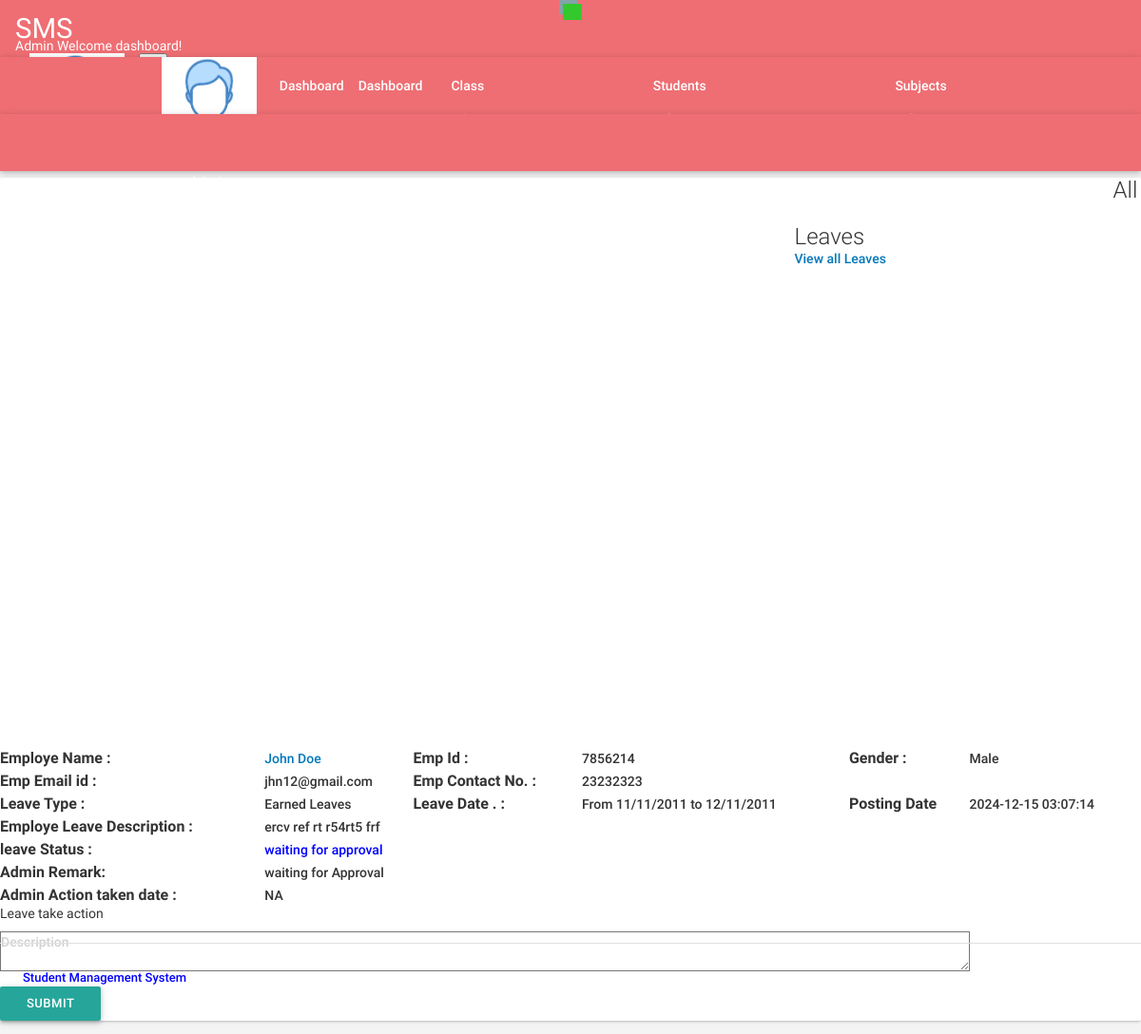
The page /studentms/admin/leave-details.php?leaveid=16 (signed in) on the database as committed earlier.
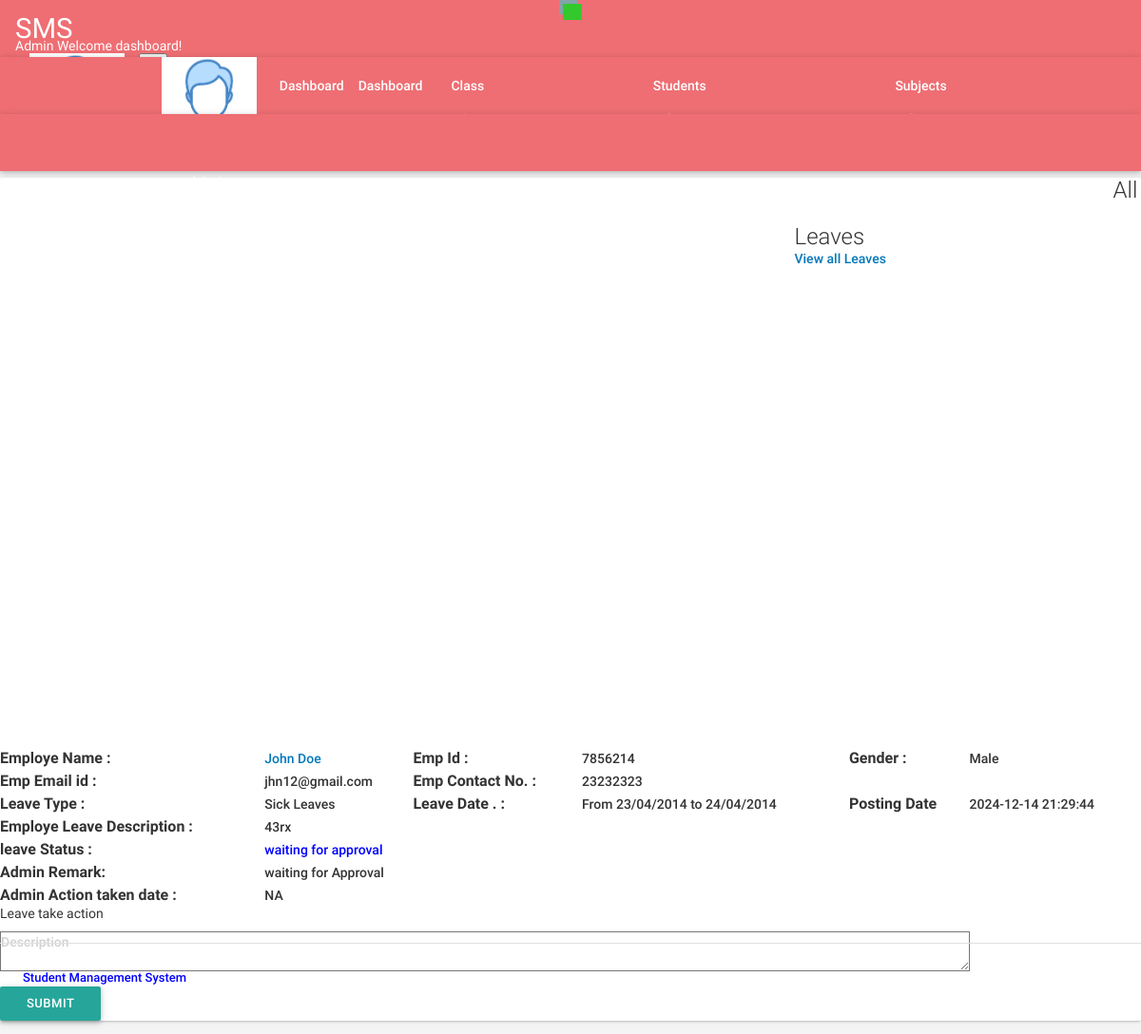
The same page on the database as committed later.
### tables this page shows
CREATE TABLE IF NOT EXISTS `tblleaves` (
  `id` int NOT NULL AUTO_INCREMENT,
  `LeaveType` varchar(110) DEFAULT NULL,
  `ToDate` varchar(120) DEFAULT NULL,
  `FromDate` varchar(120) DEFAULT NULL,
  `Description` mediumtext,
  `PostingDate` timestamp NULL DEFAULT CURRENT_TIMESTAMP,
  `AdminRemark` mediumtext,
  `AdminRemarkDate` varchar(120) DEFAULT NULL,
  `Status` int DEFAULT NULL,
  `IsRead` int DEFAULT NULL,
  `empid` int DEFAULT NULL,
  PRIMARY KEY (`id`),
  KEY `empid` (`empid`)
);

CREATE TABLE IF NOT EXISTS `tblemployees` (
  `id` int NOT NULL AUTO_INCREMENT,
  `EmpId` varchar(100) NOT NULL,
  `FirstName` varchar(150) DEFAULT NULL,
  `LastName` varchar(150) DEFAULT NULL,
  `EmailId` varchar(200) DEFAULT NULL,
  `Password` varchar(180) DEFAULT NULL,
  `Gender` varchar(100) DEFAULT NULL,
  `Dob` varchar(100) DEFAULT NULL,
  `Department` varchar(255) DEFAULT NULL,
  `Address` varchar(255) DEFAULT NULL,
  `City` varchar(200) DEFAULT NULL,
  `Country` varchar(150) DEFAULT NULL,
  `Phonenumber` char(11) DEFAULT NULL,
  `Status` int DEFAULT NULL,
  `RegDate` timestamp NULL DEFAULT CURRENT_TIMESTAMP,
  PRIMARY KEY (`id`)
);

### studentms/admin/leave-details.php (the view, shortened to what the changed rows need)
<?php
include('includes/dbconnection.php');
if(strlen($_SESSION['sturecmsaid'])==0)
    {
header('location:index.php');
}
else{
 ?>
<!DOCTYPE html>
<html lang="en">
    <head>
        <link type="text/css" rel="stylesheet" href="../assets/plugins/materialize/css/materialize.min.css"/>
        <link href="../assets/plugins/material-preloader/css/materialPreloader.min.css" rel="stylesheet">
        <link href="../assets/plugins/datatables/css/jquery.dataTables.min.css" rel="stylesheet">
                <link href="../assets/plugins/google-code-prettify/prettify.css" rel="stylesheet" type="text/css"/>
        <link href="../assets/css/alpha.min.css" rel="stylesheet" type="text/css"/>
        <link href="../assets/css/custom.css" rel="stylesheet" type="text/css"/>
    <link rel="stylesheet" href="vendors/simple-line-icons/css/simple-line-icons.css">
    <link rel="stylesheet" href="vendors/flag-icon-css/css/flag-icon.min.css">
    <link rel="stylesheet" href="vendors/css/vendor.bundle.base.css">
    <link rel="stylesheet" href="./vendors/daterangepicker/daterangepicker.css">
    <link rel="stylesheet" href="./vendors/chartist/chartist.min.css">
    <link rel="stylesheet" href="./css/style.css">
    </head>
    <body>
    <div class="container-scroller">
      <div class="container-fluid page-body-wrapper">
        <div class="main-panel">
          <div class="content-wrapper">
            <div class="row">
              <div class="col-md-12 grid-margin stretch-card">
                <div class="card">
                  <div class="card-body">
                    <div class="d-sm-flex align-items-center mb-4">
                      <h4 class="card-title mb-sm-0">All Leaves</h4>
                      <a href="#" class="text-dark ml-auto mb-3 mb-sm-0"> View all Leaves</a>
                    </div>
                                <div class="table-responsive border rounded p-1">
                                <table class="table">
                                    <tbody>
<?php
$lid=intval($_GET['leaveid']);
$sql = "SELECT tblleaves.id as lid,tblemployees.FirstName,tblemployees.LastName,tblemployees.EmpId,tblemployees.id,tblemployees.Gender,tblemployees.Phonenumber,tblemployees.EmailId,tblleaves.LeaveType,tblleaves.ToDate,tblleaves.FromDate,tblleaves.Description,tblleaves.PostingDate,tblleaves.Status,tblleaves.AdminRemark,tblleaves.AdminRemarkDate from tblleaves join tblemployees on tblleaves.empid=tblemployees.id where tblleaves.id=:lid";
$query = $dbh -> prepare($sql);
$query->bindParam(':lid',$lid,PDO::PARAM_STR);
$query->execute();
$results=$query->fetchAll(PDO::FETCH_OBJ);
$cnt=1;
if($query->rowCount() > 0)
{
foreach($results as $result)
{
      ?>
                                        <tr>
                                            <td style="font-size:16px;"> <b>Employe Name :</b></td>
                                              <td><a href="editemployee.php?empid=<?php echo htmlentities($result->id);?>" target="_blank">
                                                <?php echo htmlentities($result->FirstName." ".$result->LastName);?></a></td>
                                              <td style="font-size:16px;"><b>Emp Id :</b></td>
                                              <td><?php echo htmlentities($result->EmpId);?></td>
                                              <td style="font-size:16px;"><b>Gender :</b></td>
                                              <td><?php echo htmlentities($result->Gender);?></td>
                                          </tr>
                                          <tr>
                                             <td style="font-size:16px;"><b>Emp Email id :</b></td>
                                            <td><?php echo htmlentities($result->EmailId);?></td>
                                             <td style="font-size:16px;"><b>Emp Contact No. :</b></td>
                                            <td><?php echo htmlentities($result->Phonenumber);?></td>
                                            <td>&nbsp;</td>
                                             <td>&nbsp;</td>
                                        </tr>
  <tr>
                                             <td style="font-size:16px;"><b>Leave Type :</b></td>
                                            <td><?php echo htmlentities($result->LeaveType);?></td>
                                             <td style="font-size:16px;"><b>Leave Date . :</b></td>
                                            <td>From <?php echo htmlentities($result->FromDate);?> to <?php echo htmlentities($result->ToDate);?></td>
                                            <td style="font-size:16px;"><b>Posting Date</b></td>
                                           <td><?php echo htmlentities($result->PostingDate);?></td>
                                        </tr>
<tr>
                                             <td style="font-size:16px;"><b>Employe Leave Description : </b></td>
                                            <td colspan="5"><?php echo htmlentities($result->Description);?></td>
                                        </tr>
<tr>
<td style="font-size:16px;"><b>leave Status :</b></td>
<td colspan="5"><?php $stats=$result->Status;
if($stats==1){
?>
<span style="color: green">Approved</span>
 <?php } if($stats==2)  { ?>
<span style="color: red">Not Approved</span>
<?php } if($stats==0)  { ?>
 <span style="color: blue">waiting for approval</span>
 <?php } ?>
</td>
</tr>
<tr>
<td style="font-size:16px;"><b>Admin Remark: </b></td>
<td colspan="5"><?php
if($result->AdminRemark==""){
  echo "waiting for Approval";
}
else{
echo htmlentities($result->AdminRemark);
}
?></td>
 </tr>
 <tr>
<td style="font-size:16px;"><b>Admin Action taken date : </b></td>
<td colspan="5"><?php
if($result->AdminRemarkDate==""){
  echo "NA";
}
else{
echo htmlentities($result->AdminRemarkDate);
}
?></td>
 </tr>
<?php
if($stats==0)
{
?>
<tr>
 <td colspan="5">
<form name="adminaction" method="post">
        <h4>Leave take action</h4>
                                        <p><textarea id="textarea1" name="description" class="form-control" name="description" placeholder="Description" length="500" maxlength="500" required></textarea></p>
    </div>
       <input type="submit" class="btn btn-primary mr-2" name="update" value="Submit">
    </div>
</div>
<?php } ?>
                                         <?php $cnt++;} }?>
                            </div>
                        </div>
                    </div>
                </div>
        </div>
        </div>
    </body>
</html>
<?php } ?>

Rows that differ between the two databases and show on the page:
changed tblleaves "John Doe": LeaveType "Earned Leaves" → "Sick Leaves"; FromDate "11/11/2011" → "23/04/2014"; ToDate "12/11/2011" → "24/04/2014"; PostingDate "2024-12-15 03:07:14" → "2024-12-14 21:29:44"; Description "ercv ref rt r54rt5 frf" → "43rx"
